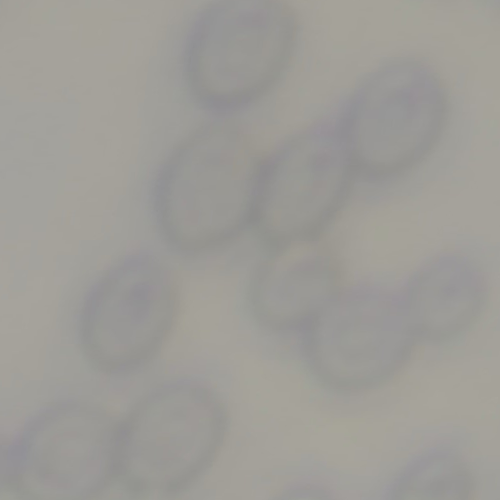
#> input picture raw/cell (7).png, 500 x 500 px
$ python threshold_notgood.py
#> lines starting #> are read from the running program, lines starting #| are printed output that depends on the picture; after the words box and inside, x2 and y2 are one past the last pixel; in counts of white or black regions, pixels touching at a corner belong together
import cv2

img = cv2.imread('raw/cell (7).png')
#> img is the input picture: shape (500, 500, 3); mean B, G, R 151.2, 156.2, 158.1
ok = True
while ok:
# 先將圖片轉為灰階
  img = cv2.cvtColor(img, cv2.COLOR_BGR2GRAY)
#> img: shape (500, 500)

  # 將圖片做模糊化，可以降噪
  blur_img = cv2.medianBlur(img,5)

  # 一般圖二值化(未模糊降噪)
  ret, th1 = cv2.threshold(img,127,255,cv2.THRESH_BINARY)
#> th1: shape (500, 500); every value is 255

  # 一般圖自適應平均二值化(未模糊降噪)
  th2 = cv2.adaptiveThreshold(img,255,cv2.ADAPTIVE_THRESH_MEAN_C, cv2.THRESH_BINARY,11,2)
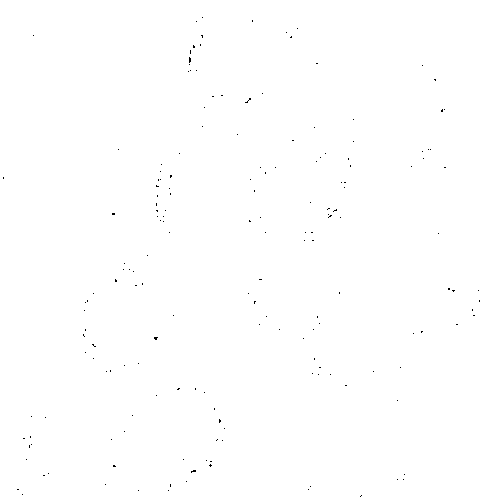
#> th2: shape (500, 500); 99.9% white; black in thin lines or dots

  # 一般圖自適應高斯二值化(未模糊降噪)
  th3 = cv2.adaptiveThreshold(img,255,cv2.ADAPTIVE_THRESH_GAUSSIAN_C, cv2.THRESH_BINARY,11,2)
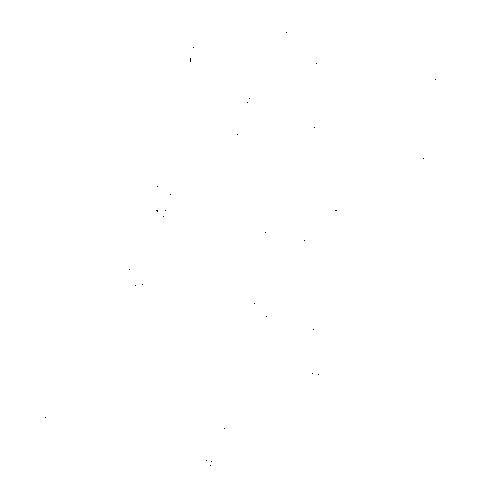
#> th3: shape (500, 500); 100% white; black in thin lines or dots, all inside (x1, y1, x2, y2) = (45, 32, 436, 466)

  # 一般圖二值化(有模糊降噪)
  ret, th4 = cv2.threshold(blur_img,127,255,cv2.THRESH_BINARY)

  # 一般圖算術平均法的自適應二值化(有模糊降噪)
  th5 = cv2.adaptiveThreshold(blur_img,255,cv2.ADAPTIVE_THRESH_MEAN_C, cv2.THRESH_BINARY,11,2)
#> th5: shape (500, 500); 100% white; black in thin lines or dots, all inside (x1, y1, x2, y2) = (84, 36, 441, 491)

  # 一般圖高斯加權均值法自適應二值化(有模糊降噪)
  th6 = cv2.adaptiveThreshold(blur_img,255,cv2.ADAPTIVE_THRESH_GAUSSIAN_C, cv2.THRESH_BINARY,11,2)

  cv2.imshow("img", img)
  cv2.imshow("th1", th1)
  cv2.imshow("th2", th2)
  cv2.imshow("th3", th3)
  cv2.imshow("th4", th4)
  cv2.imshow("th5", th5)
  cv2.imshow("th6", th6)

  cv2.waitKey(0)
  if cv2.waitKey(0) == 27:
#> (key Esc is pressed here)
      ok = False

cv2.destroyAllWindows()
